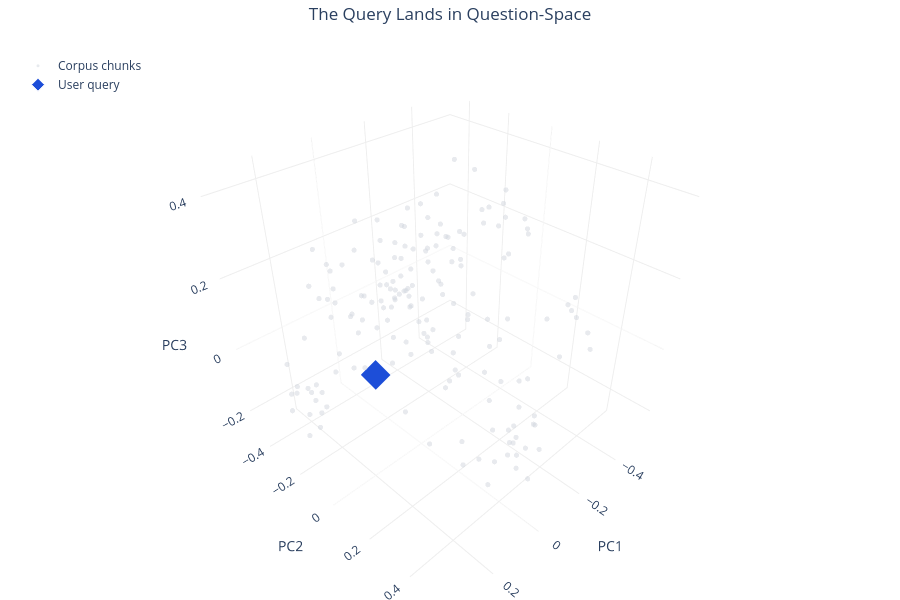

Write notebook code for a chart like this one.
### Markdown cell above
## Step 3 — Where the Query Lands

Now the user's question enters the picture: a single blue diamond.

Watch which chunks are **nearest** to it. Are those chunks about performance reviews? That's where naive retrieval would pull from.

### Code cell
fig = go.Figure()

# Corpus terrain
fig.add_trace(go.Scatter3d(
    x=cache["chunk_proj"][:, 0], y=cache["chunk_proj"][:, 1], z=cache["chunk_proj"][:, 2],
    mode="markers",
    marker=dict(size=3, color=COLORS["corpus"], opacity=0.5),
    name="Corpus chunks",
    hovertext=[f"{s}" for s in cache["chunk_sources"]],
    hoverinfo="text",
))

# Focus query — one big blue diamond
q = cache["query_proj"][fq_idx]
fig.add_trace(go.Scatter3d(
    x=[q[0]], y=[q[1]], z=[q[2]],
    mode="markers",
    marker=dict(size=10, color=COLORS["query"], symbol="diamond", line=dict(color="white", width=1)),
    name="User query",
    hovertext=[cache["query_texts"][fq_idx]],
    hoverinfo="text",
))

fig.update_layout(**base_layout("The Query Lands in Question-Space"))
fig.show()

### Figure 1 — Plotly figure (JSON) as saved in the notebook; plotly's stock layout.template omitted (floating-point values rounded to 4 significant figures; data arrays with more than 128 entries replaced by an {"elided": "..."} marker saying what was removed)
{"data": [{"hoverinfo": "text", "hovertext": {"elided": "173 str values"}, "marker": {"color": "#D0D5DD", "opacity": 0.5, "size": 3}, "mode": "markers", "name": "Corpus chunks", "type": "scatter3d", "x": {"elided": "173 float values"}, "y": {"elided": "173 float values"}, "z": {"elided": "173 float values"}}, {"hoverinfo": "text", "hovertext": ["What are the performance review procedures?"], "marker": {"color": "#1D4ED8", "line": {"color": "white", "width": 1}, "size": 10, "symbol": "diamond"}, "mode": "markers", "name": "User query", "type": "scatter3d", "x": [0.09958], "y": [-0.1062], "z": [-0.04229]}], "layout": {"height": 600, "legend": {"bgcolor": "rgba(255,255,255,0.7)", "x": 0.02, "y": 0.98}, "margin": {"b": 0, "l": 0, "r": 0, "t": 40}, "scene": {"aspectmode": "cube", "xaxis": {"backgroundcolor": "white", "gridcolor": "#EEE", "showgrid": true, "title": {"text": "PC1"}}, "yaxis": {"backgroundcolor": "white", "gridcolor": "#EEE", "showgrid": true, "title": {"text": "PC2"}}, "zaxis": {"backgroundcolor": "white", "gridcolor": "#EEE", "showgrid": true, "title": {"text": "PC3"}}}, "showlegend": true, "title": {"text": "The Query Lands in Question-Space", "x": 0.5, "xanchor": "center"}}}
